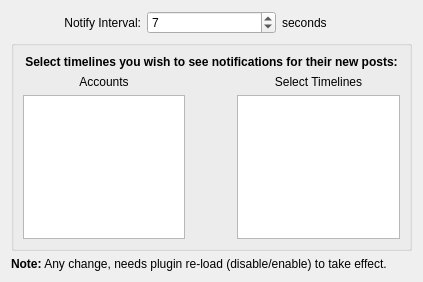
<?xml version="1.0" encoding="UTF-8"?>
<ui version="4.0">
 <class>NotifyPrefsBase</class>
 <widget class="QWidget" name="NotifyPrefsBase">
  <property name="geometry">
   <rect>
    <x>0</x>
    <y>0</y>
    <width>423</width>
    <height>282</height>
   </rect>
  </property>
  <layout class="QVBoxLayout" name="verticalLayout">
   <item>
    <layout class="QHBoxLayout" name="horizontalLayout">
     <item>
      <widget class="QLabel" name="label_5">
       <property name="text">
        <string>Notify Interval:</string>
       </property>
       <property name="alignment">
        <set>Qt::AlignRight|Qt::AlignTrailing|Qt::AlignVCenter</set>
       </property>
      </widget>
     </item>
     <item>
      <widget class="KIntSpinBox" name="interval">
       <property name="value">
        <number>7</number>
       </property>
      </widget>
     </item>
     <item>
      <widget class="QLabel" name="label_6">
       <property name="text">
        <string>seconds</string>
       </property>
      </widget>
     </item>
    </layout>
   </item>
   <item>
    <widget class="QGroupBox" name="groupBox">
     <property name="title">
      <string/>
     </property>
     <layout class="QGridLayout" name="gridLayout_2">
      <item row="1" column="2">
       <widget class="QLabel" name="label_3">
        <property name="text">
         <string>Select Timelines</string>
        </property>
        <property name="alignment">
         <set>Qt::AlignCenter</set>
        </property>
       </widget>
      </item>
      <item row="1" column="0">
       <widget class="QLabel" name="label_2">
        <property name="text">
         <string>Accounts</string>
        </property>
        <property name="alignment">
         <set>Qt::AlignCenter</set>
        </property>
       </widget>
      </item>
      <item row="2" column="2">
       <widget class="KListWidget" name="timelinesList">
        <property name="editTriggers">
         <set>QAbstractItemView::NoEditTriggers</set>
        </property>
        <property name="showDropIndicator" stdset="0">
         <bool>false</bool>
        </property>
        <property name="alternatingRowColors">
         <bool>true</bool>
        </property>
        <property name="selectionMode">
         <enum>QAbstractItemView::MultiSelection</enum>
        </property>
       </widget>
      </item>
      <item row="2" column="0">
       <widget class="KListWidget" name="accountsList">
        <property name="editTriggers">
         <set>QAbstractItemView::NoEditTriggers</set>
        </property>
        <property name="showDropIndicator" stdset="0">
         <bool>false</bool>
        </property>
        <property name="alternatingRowColors">
         <bool>true</bool>
        </property>
       </widget>
      </item>
      <item row="0" column="0" colspan="3">
       <widget class="QLabel" name="label">
        <property name="font">
         <font>
          <weight>75</weight>
          <bold>true</bold>
         </font>
        </property>
        <property name="text">
         <string>Select timelines you wish to see notifications for their new posts:</string>
        </property>
        <property name="alignment">
         <set>Qt::AlignCenter</set>
        </property>
        <property name="wordWrap">
         <bool>true</bool>
        </property>
       </widget>
      </item>
      <item row="2" column="1">
       <widget class="KArrowButton" name="karrowbutton">
        <property name="enabled">
         <bool>false</bool>
        </property>
        <property name="flat">
         <bool>true</bool>
        </property>
        <property name="arrowType" stdset="0">
         <number>4</number>
        </property>
       </widget>
      </item>
     </layout>
    </widget>
   </item>
   <item>
    <widget class="QLabel" name="label_4">
     <property name="text">
      <string>&lt;html&gt;&lt;head/&gt;&lt;body&gt;&lt;p&gt;&lt;span style=&quot; font-weight:600;&quot;&gt;Note:&lt;/span&gt; Any change, needs plugin re-load (disable/enable) to take effect.&lt;/p&gt;&lt;/body&gt;&lt;/html&gt;</string>
     </property>
     <property name="wordWrap">
      <bool>true</bool>
     </property>
    </widget>
   </item>
  </layout>
 </widget>
 <customwidgets>
  <customwidget>
   <class>KArrowButton</class>
   <extends>QPushButton</extends>
   <header>karrowbutton.h</header>
  </customwidget>
  <customwidget>
   <class>KIntSpinBox</class>
   <extends>QSpinBox</extends>
   <header>knuminput.h</header>
  </customwidget>
  <customwidget>
   <class>KListWidget</class>
   <extends>QListWidget</extends>
   <header>klistwidget.h</header>
  </customwidget>
 </customwidgets>
 <resources/>
 <connections/>
</ui>
